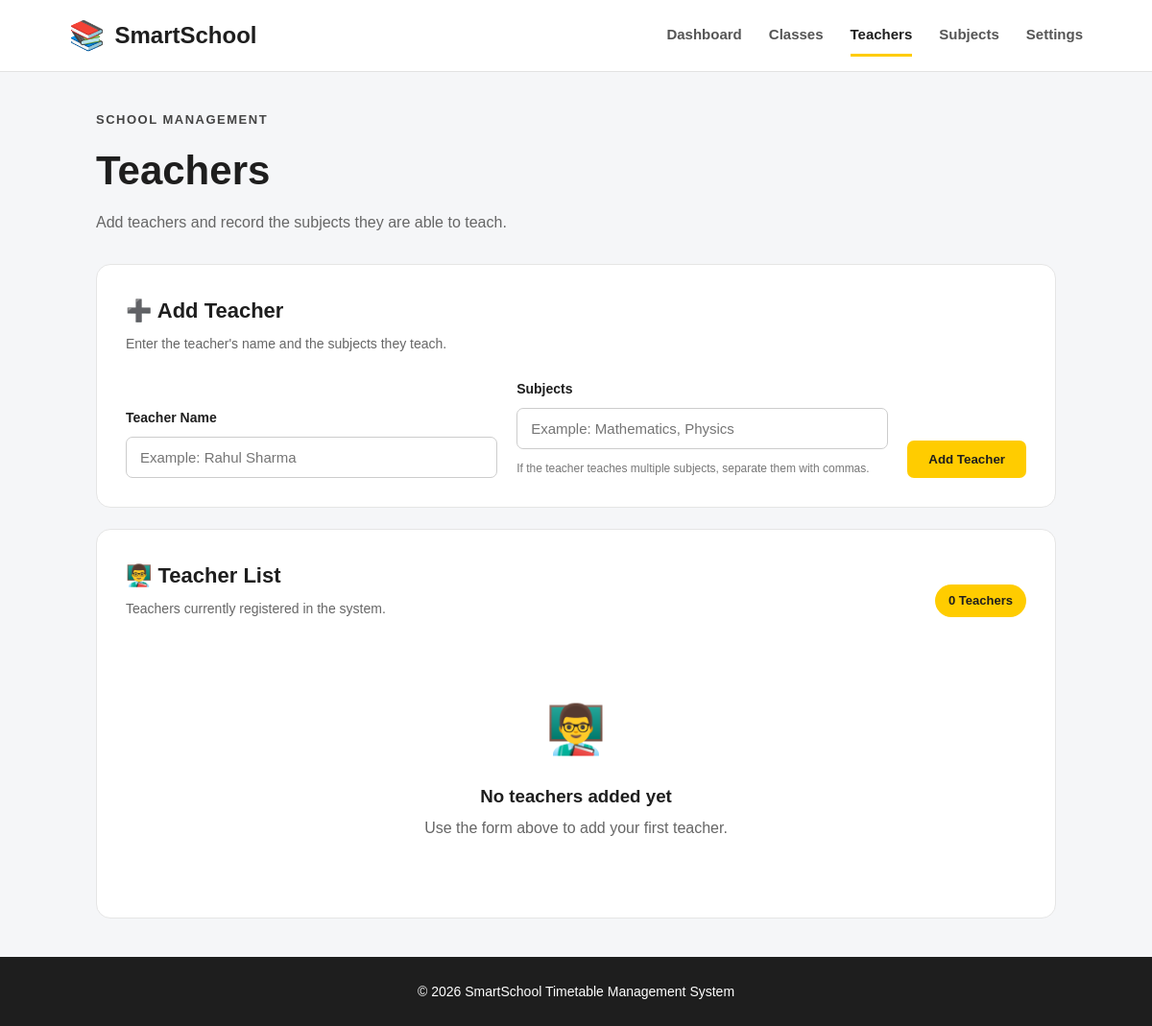
Before: /teachers with the older database file.
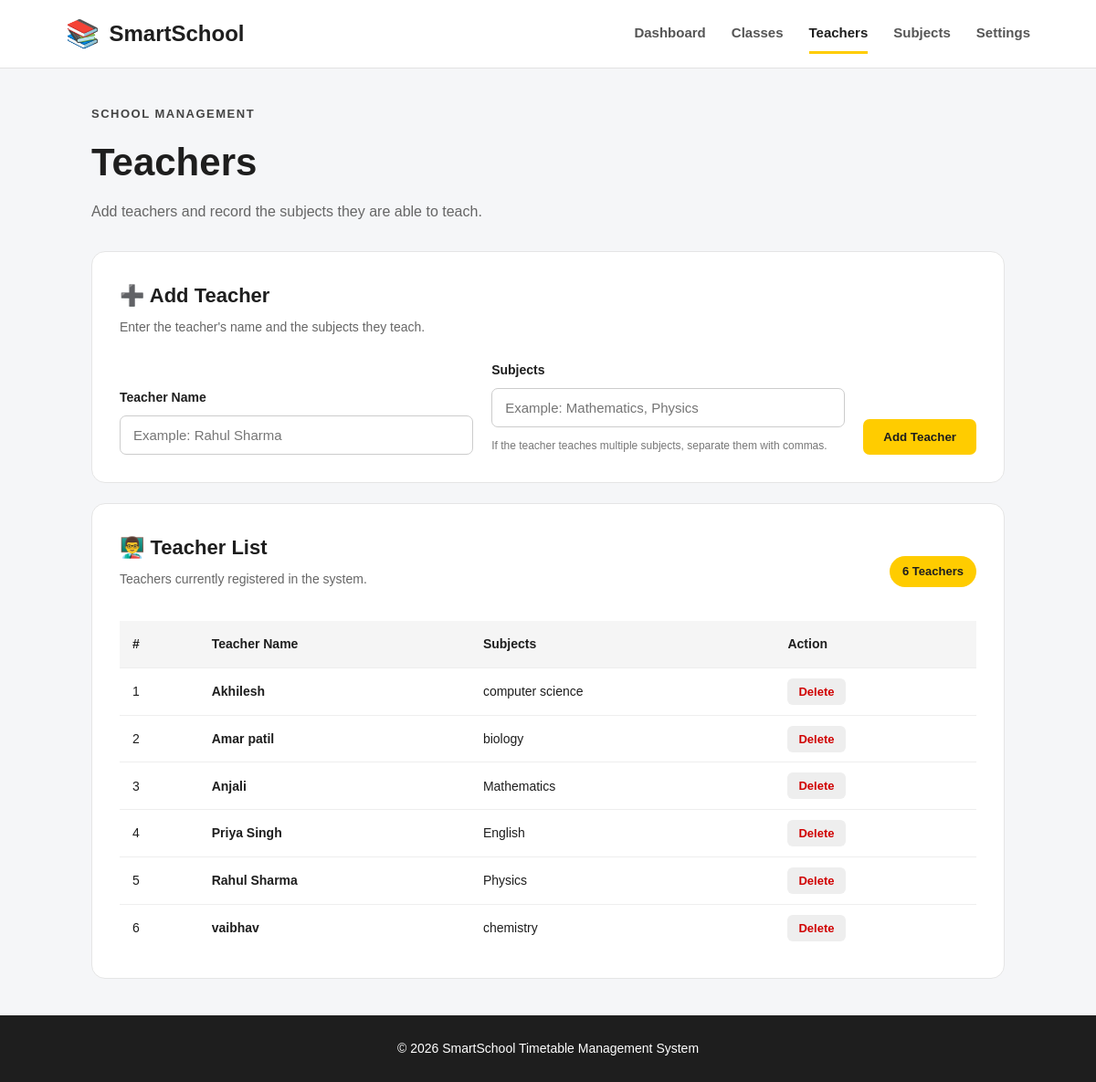
After: the same page with the newer database file.
### tables this page shows
CREATE TABLE teachers (
            id INTEGER PRIMARY KEY AUTOINCREMENT,
            teacher_name TEXT NOT NULL,
            subjects TEXT NOT NULL
        );

### app.py (the view, shortened to what this page needs)
@app.route("/teachers", methods=["GET", "POST"])
def teachers():
    connection = get_db_connection()
    teacher_list = connection.execute(
        """
        SELECT * FROM teachers
        ORDER BY teacher_name
        """
    ).fetchall()
    connection.close()
    return render_template(
        "teachers.html",
        teachers=teacher_list
    )

### app.py (called while the page is built)
def get_db_connection():
    connection = sqlite3.connect(DATABASE)
    connection.row_factory = sqlite3.Row
    return connection

### templates/teachers.html (shortened to what this page needs)
<!DOCTYPE html>
<html lang="en">
<head>
    <link
        rel="stylesheet"
        href="{{ url_for('static', filename='style.css') }}"
    >
</head>
<body>
<header class="header">
    <div class="logo">
        <span class="logo-icon">
            📚
        </span>
        <span>
            SmartSchool
        </span>
    </div>
    <nav class="navigation">
        <a href="{{ url_for('home') }}">
            Dashboard
        </a>
        <a href="{{ url_for('classes') }}">
            Classes
        </a>
        <a
            href="{{ url_for('teachers') }}"
            class="active"
        >
            Teachers
        </a>
        <a href="#">
            Subjects
        </a>
        <a href="{{ url_for('settings') }}">
            Settings
        </a>
    </nav>
</header>
<main class="teachers-container">
    <div class="page-heading">
        <p class="small-heading">
            SCHOOL MANAGEMENT
        </p>
        <h1>
            Teachers
        </h1>
        <p>
            Add teachers and record the subjects
            they are able to teach.
        </p>
    </div>
    <section class="settings-card">
        <h2>
            ➕ Add Teacher
        </h2>
        <p class="section-description">
            Enter the teacher's name and the subjects
            they teach.
        </p>
        <form
            method="POST"
            class="teacher-form"
        >
            <div class="form-group">
                <label for="teacher_name">
                    Teacher Name
                </label>
                <input
                    type="text"
                    id="teacher_name"
                    name="teacher_name"
                    placeholder="Example: Rahul Sharma"
                    required
                >
            </div>
            <div class="form-group">
                <label for="subjects">
                    Subjects
                </label>
                <input
                    type="text"
                    id="subjects"
                    name="subjects"
                    placeholder="Example: Mathematics, Physics"
                    required
                >
                <small class="input-help">
                    If the teacher teaches multiple subjects,
                    separate them with commas.
                </small>
            </div>
            <div class="teacher-submit">
                <button
                    type="submit"
                    class="save-button"
                >
                    Add Teacher
                </button>
            </div>
        </form>
    </section>
    <section class="settings-card">
        <div class="class-list-heading">
            <div>
                <h2>
                    👨‍🏫 Teacher List
                </h2>
                <p class="section-description">
                    Teachers currently registered in the system.
                </p>
            </div>
            <span class="class-count">
                {{ teachers|length }} Teachers
            </span>
        </div>
        {% if teachers %}
        <div class="class-table-container">
            <table class="class-table">
                <thead>
                    <tr>
                        <th>
                            #
                        </th>
                        <th>
                            Teacher Name
                        </th>
                        <th>
                            Subjects
                        </th>
                        <th>
                            Action
                        </th>
                    </tr>
                </thead>
                <tbody>
                    {% for teacher in teachers %}
                    <tr>
                        <td>
                            {{ loop.index }}
                        </td>
                        <td>
                            <strong>
                                {{ teacher["teacher_name"] }}
                            </strong>
                        </td>
                        <td>
                            {{ teacher["subjects"] }}
                        </td>
                        <td>
                            <a
                                href="{{ url_for(
                                    'delete_teacher',
                                    teacher_id=teacher['id']
                                ) }}"
                                class="delete-button"
                                onclick="return confirm(
                                    'Are you sure you want to delete this teacher?'
                                );"
                            >
                                Delete
                            </a>
                        </td>
                    </tr>
                    {% endfor %}
                </tbody>
            </table>
        </div>
        {% else %}
        <div class="empty-state">
            <div class="empty-icon">
                👨‍🏫
            </div>
            <h3>
                No teachers added yet
            </h3>
            <p>
                Use the form above to add your first teacher.
            </p>
        </div>
        {% endif %}
    </section>
</main>
<footer class="footer">
    <p>
        © 2026 SmartSchool Timetable Management System
    </p>
</footer>
</body>
</html>

### static/style.css (style rules this page uses)
* { margin: 0; padding: 0; box-sizing: border-box; }
body { font-family: Arial, Helvetica, sans-serif; background-color: #f5f6f8; color: #1e1e1e; line-height: 1.6; }
.header { background-color: #ffffff; min-height: 75px; padding: 0 6%; display: flex; align-items: center; justify-content: space-between; border-bottom: 1px solid #e2e2e2; }
.logo { display: flex; align-items: center; gap: 10px; font-size: 24px; font-weight: bold; }
.logo-icon { font-size: 30px; }
.navigation { display: flex; gap: 28px; }
.navigation a { text-decoration: none; color: #555555; font-size: 15px; font-weight: 600; padding: 8px 0; }
.navigation a.active { color: #1e1e1e; border-bottom: 3px solid #ffcc00; }
.small-heading { font-size: 13px; font-weight: bold; letter-spacing: 1.5px; margin-bottom: 8px; color: #444444; }
.page-heading { margin-bottom: 30px; }
.page-heading h1 { font-size: 42px; margin-bottom: 8px; }
.page-heading > p:last-child { color: #666666; }
.settings-card { background-color: #ffffff; border: 1px solid #e5e5e5; border-radius: 15px; padding: 30px; margin-bottom: 22px; }
.settings-card h2 { font-size: 22px; margin-bottom: 6px; }
.section-description { color: #666666; font-size: 14px; margin-bottom: 25px; }
.form-group { display: flex; flex-direction: column; gap: 8px; flex: 1; }
.form-group label { font-size: 14px; font-weight: bold; }
.form-group input { width: 100%; padding: 12px 14px; border: 1px solid #cccccc; border-radius: 7px; font-size: 15px; background-color: #ffffff; }
.save-button { border: none; background-color: #ffcc00; color: #1e1e1e; padding: 12px 22px; border-radius: 7px; font-weight: bold; cursor: pointer; }
.footer { background-color: #1e1e1e; color: #ffffff; text-align: center; padding: 25px; font-size: 14px; }
.class-list-heading { display: flex; align-items: center; justify-content: space-between; }
.class-count { background-color: #ffcc00; padding: 7px 14px; border-radius: 20px; font-size: 13px; font-weight: bold; }
.class-table-container { overflow-x: auto; }
.class-table { width: 100%; border-collapse: collapse; margin-top: 10px; }
.class-table th { text-align: left; background-color: #f5f5f5; padding: 14px; font-size: 14px; }
.class-table td { padding: 14px; border-top: 1px solid #eeeeee; font-size: 14px; }
.delete-button { text-decoration: none; background-color: #eeeeee; color: #d00000; padding: 7px 12px; border-radius: 6px; font-size: 13px; font-weight: bold; }
.teachers-container { width: 88%; max-width: 1000px; margin: 40px auto; }
.teacher-form { display: flex; align-items: flex-end; gap: 20px; }
.teacher-form .form-group { flex: 1; }
.teacher-submit { display: flex; align-items: flex-end; }
.input-help { color: #777777; font-size: 12px; margin-top: 3px; }

Changed rows visible on the page:
added teachers: teacher_name "Akhilesh", subjects "computer science"
added teachers: teacher_name "Amar patil", subjects "biology"
added teachers: teacher_name "Anjali", subjects "Mathematics"
added teachers: teacher_name "Priya Singh", subjects "English"
added teachers: teacher_name "Rahul Sharma", subjects "Physics"
added teachers: teacher_name "vaibhav", subjects "chemistry"
Other visible differences:
{{ teachers|length }}: "0" → "6"
text no longer shown: "👨‍🏫 No teachers added yet Use the form above to add your first teacher."
text now shown: "# Teacher Name Subjects Action"
